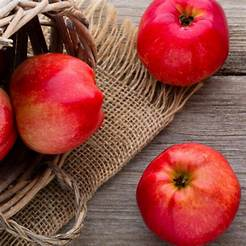
#> input picture Week 1/fruit_dataset/apple/Apple_1037.jpg, 246 x 246 px; its folder holds only this picture in this run
$ jupyter execute --allow-errors Week1_Q7.ipynb
#> lines starting #> are read from the running program, lines starting #| are printed output that depends on the picture
Image Classification Pipeline

[cell 1]
#import the os library to get the dataset directory and all images.
import os
dataset_path="fruit_dataset" #contains the dataset folder name.
frt_class=os.listdir(dataset_path)
print(frt_class)
frt_class=frt_class[:2]

[cell 2]
X=[] # Empty list to create a feature matrix
y=[] # Empty list to create a target array
Image_path=[]
Image_name=[]
label=[]

Each class contains the images that had to be preprocessed

Since images are under each folder based on the class we processing through each. Eg: DatasetFolder-->Apple-->Apple_img1,Apple_img2 etc.
We read each image in the folder and then resize it to 224,224 format as we need to have the images of same size for processing.

[cell 3]
import cv2
for cls in frt_class:
    folder_path=os.path.join(dataset_path,cls)
    img_folder=os.listdir(folder_path)
    for img_name in img_folder:
        img_path=os.path.join(folder_path,img_name)
        img=cv2.imread(img_path)
#> img is the input picture: shape (246, 246, 3); mean B, G, R 65.3, 72.4, 147.2
        resized_img=cv2.resize(img,(224,224))
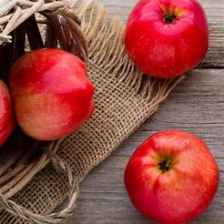
#> resized_img: shape (224, 224, 3); mean B, G, R 65.2, 72.3, 147.1
        nor_img=resized_img/255.0
        X.append(nor_img) #appending the normalized image values
        y.append(cls) #append the lebel
        Image_path.append(img_path)
        Image_name.append(img_name)
        label.append(cls)
#> pass 2 of the loop `for cls in frt_class:`:
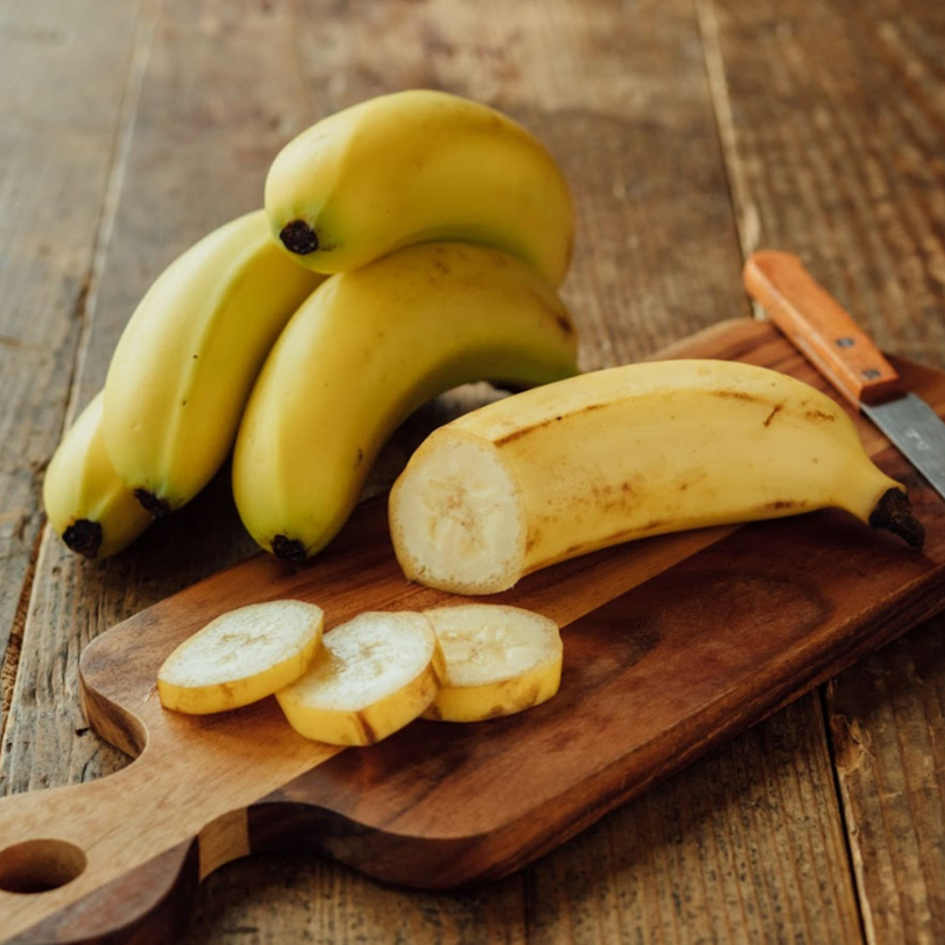
#> input picture Week 1/fruit_dataset/banana/Banana_11.jpg, 2835 x 2835 px (shown at 1/3 size)
#> img is the input picture: shape (2835, 2835, 3); mean B, G, R 59.6, 104.3, 136.1
#> `resized_img=cv2.resize(img,(224,224))`:
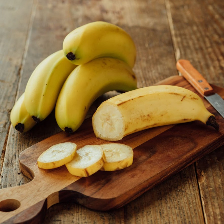
#> resized_img: shape (224, 224, 3); mean B, G, R 59.6, 104.2, 136
